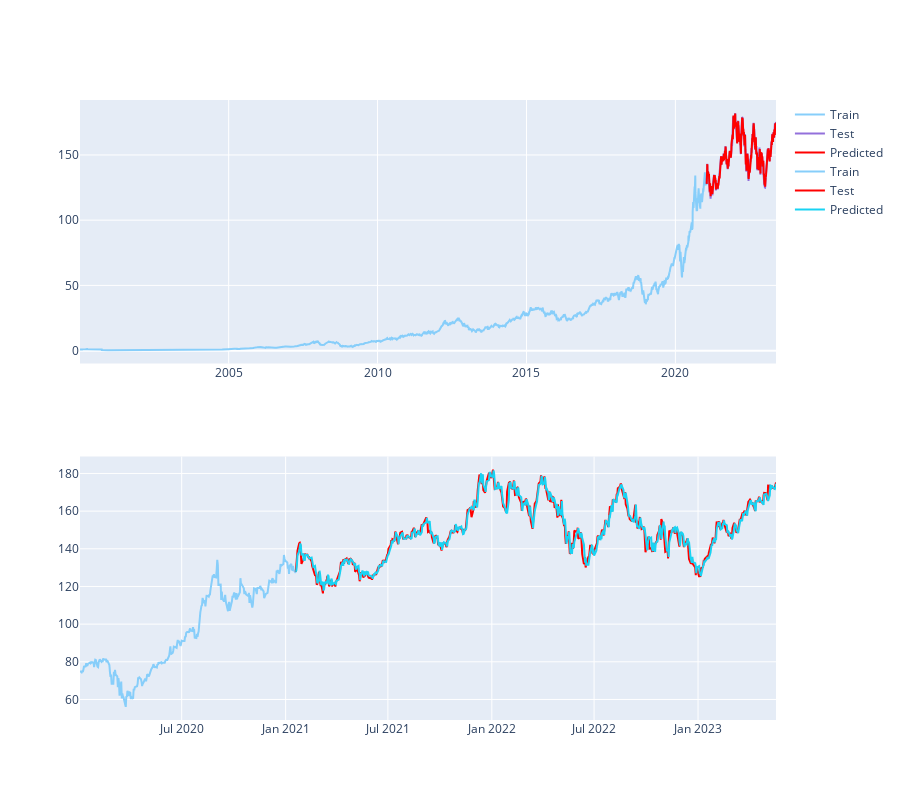

The notebook cell saved with this chart:
### Code cell
fig = make_subplots(rows=2, cols=1)
fig.add_trace(go.Scatter(x=train_df.index, y=train_df['Close'], name='Train', marker_color='LightSkyBlue'), row=1, col=1)
fig.add_trace(go.Scatter(x=test_df.index, y=test_df['Close'], name='Test', marker_color='MediumPurple'), row=1, col=1)
fig.add_trace(go.Scatter(x=test_df.index,  y=test_df['Pred_Close'],  name='Predicted', marker_color='red'), row=1, col=1)

fig.add_trace(go.Scatter(x=train_df.index[5030:], y=train_df['Close']['2020':], name='Train', marker_color='LightSkyBlue'), row=2, col=1)
fig.add_trace(go.Scatter(x=test_df.index, y=test_df['Close'], name='Test', marker_color='red'), row=2, col=1)
fig.add_trace(go.Scatter(x=test_df.index,  y=test_df['Pred_Close'],  name='Predicted'), row=2, col=1)

fig.update_layout(height = 800)

fig.show()

### Figure 1 — Plotly figure (JSON) as saved in the notebook; plotly's stock layout.template omitted (floating-point values rounded to 4 significant figures; data arrays with more than 128 entries replaced by an {"elided": "..."} marker saying what was removed)
{"data": [{"marker": {"color": "LightSkyBlue"}, "name": "Train", "type": "scatter", "x": {"elided": "5293 str values"}, "xaxis": "x", "y": {"elided": "5293 float values"}, "yaxis": "y"}, {"marker": {"color": "MediumPurple"}, "name": "Test", "type": "scatter", "x": {"elided": "589 str values"}, "xaxis": "x", "y": {"elided": "589 float values"}, "yaxis": "y"}, {"marker": {"color": "red"}, "name": "Predicted", "type": "scatter", "x": {"elided": "589 str values"}, "xaxis": "x", "y": {"elided": "589 float values"}, "yaxis": "y"}, {"marker": {"color": "LightSkyBlue"}, "name": "Train", "type": "scatter", "x": {"elided": "263 str values"}, "xaxis": "x2", "y": {"elided": "264 float values"}, "yaxis": "y2"}, {"marker": {"color": "red"}, "name": "Test", "type": "scatter", "x": {"elided": "589 str values"}, "xaxis": "x2", "y": {"elided": "589 float values"}, "yaxis": "y2"}, {"name": "Predicted", "type": "scatter", "x": {"elided": "589 str values"}, "xaxis": "x2", "y": {"elided": "589 float values"}, "yaxis": "y2"}], "layout": {"height": 800, "xaxis": {"anchor": "y", "domain": [0, 1]}, "xaxis2": {"anchor": "y2", "domain": [0, 1]}, "yaxis": {"anchor": "x", "domain": [0.575, 1]}, "yaxis2": {"anchor": "x2", "domain": [0, 0.425]}}}
